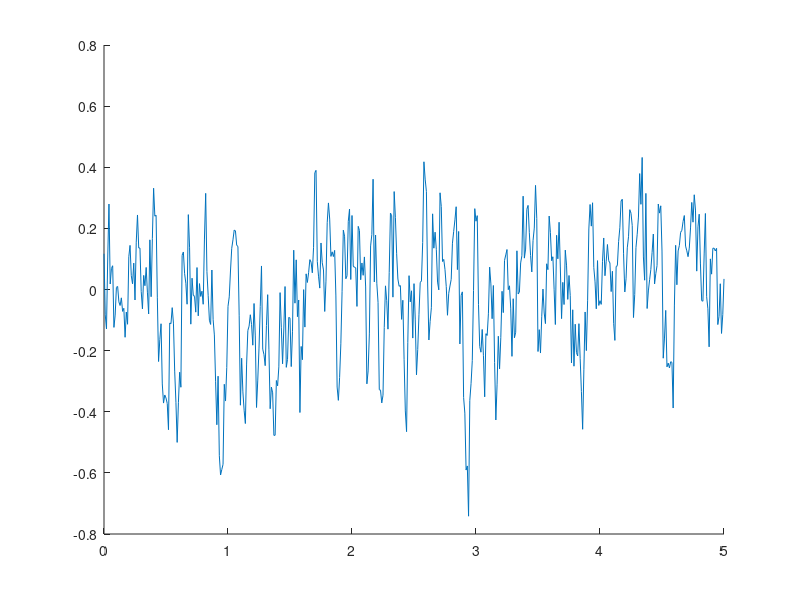

This figure's MATLAB source: (Note: this script raises an error after producing the figure.)
% -------------------------------------------------------------
% Autor:      Ole Uphaus
% Datum:      29.10.2025
% Beschreibung:
% In diesem skript werde ich Rauschen erzeugen und filtern.
% -------------------------------------------------------------

clc
clear
close all

%% Noise Parameters
% Time
Ts = 0.01;
T_end = 5;
t_vec = 0:Ts:T_end;
fs = 1/Ts;

% Variance
sigma_w = 0.2;

%% Generate Noise
% White Noise
w_raw = sigma_w*randn(size(t_vec));

% Filter (IIR - Lowpass)
fc = 5;
alpha = exp(-2*pi*fc*Ts);
b1 = 1 - alpha;
a1 = [1, -alpha];
w_A = filter(b1, a1, w_raw);
w_A = w_A * (sigma_w / std(w_A));   % Bring back initial variance

% Filter (Botterworth - 1. Order Lowpass)
[bB, aB] = butter(1, fc/(fs/2), 'low');
w_B = filter(bB, aB, w_raw);
w_B = w_B * (sigma_w / std(w_B));

% Plot
figure;
hold on;
% plot(t_vec, w_raw, LineWidth=1, DisplayName='white');
plot(t_vec, w_A, LineWidth=1, DisplayName='IIR');
plot(t_vec, w_B, LineWidth=1, DisplayName='Butter');
grid on;
xlabel('Zeit [s]'); 
ylabel('Noise');
title('Compare generated Noise');
legend()